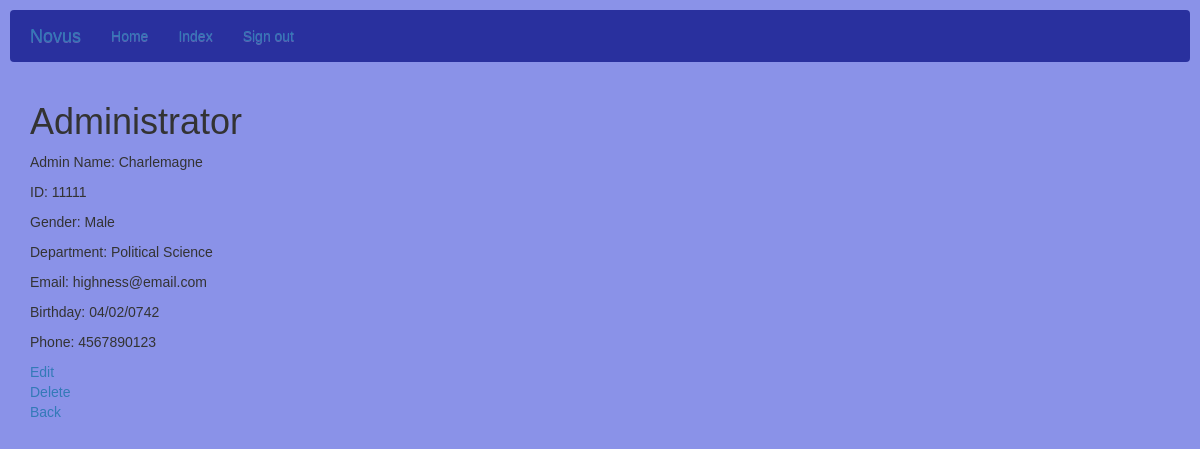
The app's page /details/Administrator/1 (signed in) with its own data.
### models.py (models this page shows, shortened)
class User(db.Model, UserMixin):
    __tablename__="users"
    id = db.Column(db.Integer, primary_key=True)
    uniqueid = db.Column(db.String(5), index=True)
    name = db.Column(db.String(120), index=True, unique=False)
    gender = db.Column(db.String(6), index=True)
    email = db.Column(db.String(120), index=True)
    phone = db.Column(db.String(120), index=True)
    birthday = db.Column(db.String(120), index=True)
    active = db.Column(db.Boolean())
    roles = relationship("Role", secondary="user_roles")
    password = db.Column(db.String(128))
    type = db.Column(db.String(15))

class Administrator(User, db.Model):
    __tablename__="administrators"
    id = db.Column(db.Integer, ForeignKey('users.id'), primary_key=True)
    department = db.Column(db.String(120), index=True)

### app.py (the view)
@app.route('/details/<type>/<int:id>')
@login_required
def details(type, id):
    if type == "Student":
        student = Student.query.get(id)
        return render_template('students_details.html', student=student)
    elif type == "Professor":
        prof = Professor.query.get(id)
        return render_template('professor_details.html', prof=prof)
    elif type == "Administrator":
        admin = Administrator.query.get(id)
        return render_template('administrator_details.html', admin=admin)
    elif type == "Course":
        course = Course.query.get(id)
        professor = Professor.query.get(course.professor_id)
        assignments = course.assignments
        return render_template('course_details.html', course=course, professor=professor, assignments=assignments)
    else:
        return render_template('error.html')

### templates/administrator_details.html
{% extends 'layout.html' %}
{% block app_content %}
<h1>Administrator</h1>
<p>Admin Name: {{admin.name}}</p>
<p>ID: {{admin.uniqueid}}</p>
<p>Gender: {{admin.gender}}</p>
<p>Department: {{admin.department}}</p>
<p>Email: {{admin.email}}</p>
<p>Birthday: {{admin.birthday}}</p>
<p>Phone: {{admin.phone}}</p>
<div>
  <a href="{{ url_for('edit', type='Administrator', id=admin.id)}}">
    Edit
  </a>
</div>
<div>
  <a href="{{ url_for('delete', type='Administrator', id=admin.id)}}">
    Delete
  </a>
</div>
<div>
  <a href="{{ url_for('administrator_roster')}}">
    Back
  </a>
</div>
{% endblock %}

### static/css/roster.css (style rules this page uses)
* { box-sizing: border-box; }
body { font-family: Arial; padding: 10px; background: #8a92e8; }

### records on screen
User: name "Charlemagne", uniqueid "11111", gender "Male", email "highness@email.com", birthday "04/02/0742", phone "4567890123"
Administrator: department "Political Science"
